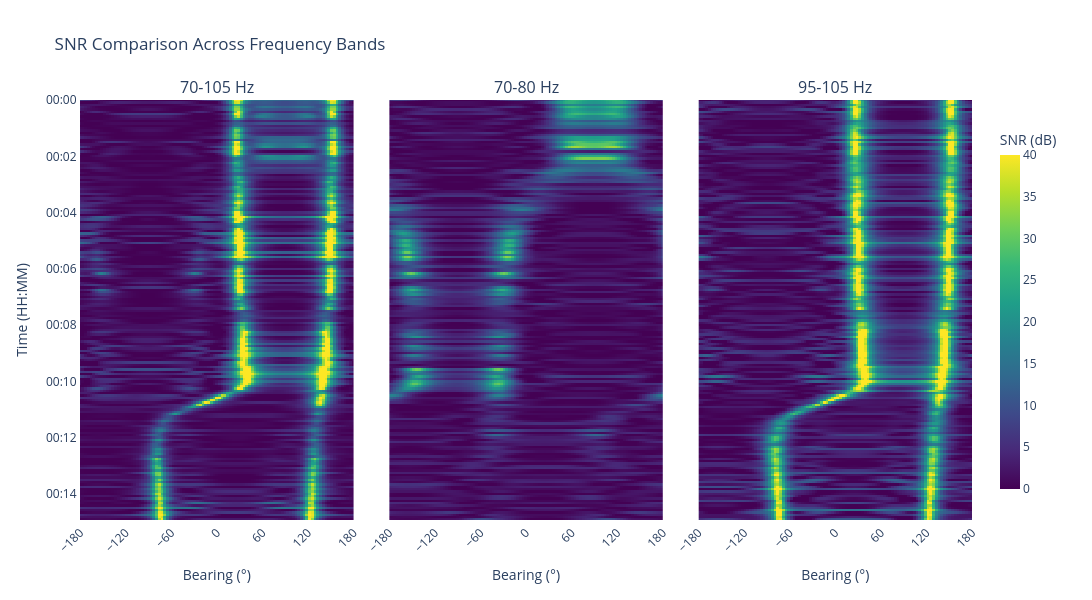

Notebook source saved alongside this figure:
### Markdown cell above
## Cross-Band Comparison

This comparison puts all beamformer outputs on the same color scale so band-to-band differences in concentration, smear, and target contrast are easier to judge directly.

### Code cell
fig_compare = make_subplots(
    rows=1,
    cols=len(freq_bands),
    shared_yaxes=True,
    horizontal_spacing=0.04,
    subplot_titles=[config["label"] for config in freq_bands],
)

for i, snr_map in enumerate(snr_maps, start=1):
    map_rows = min(len(timesteps), snr_map.shape[0])
    timesteps_map = np.array(timesteps[:map_rows])
    snr_map_plot = snr_map[:map_rows]
    plot_btr(
        data=snr_map_plot,
        timesteps=timesteps_map,
        steering_azimuths=np.rad2deg(steering_azimuths_rad),
        fig=fig_compare,
        row=1,
        col=i,
    )
    if i > 1:
        fig_compare.update_yaxes(title_text="", row=1, col=i)

vmin = 0.0
vmax = 40.0
heatmap_count = 0
for trace in fig_compare.data:
    if trace.type == "heatmap":
        trace.zmin = vmin
        trace.zmax = vmax
        trace.showscale = heatmap_count == 0
        if heatmap_count == 0:
            trace.colorbar = dict(
                title="SNR (dB)",
                x=1.02,
                xanchor="left",
                y=0.5,
                len=0.9,
                thickness=20,
            )
        heatmap_count += 1

fig_compare.update_layout(
    width=1400,
    height=600,
    margin=dict(r=120),
    title="SNR Comparison Across Frequency Bands",
    showlegend=False,
)
fig_compare.update_yaxes(title_text="Time (HH:MM)", row=1, col=1)
fig_compare.show()

### Figure 1 — Plotly figure (JSON) as saved in the notebook; plotly's stock layout.template omitted (floating-point values rounded to 4 significant figures; data arrays with more than 128 entries replaced by an {"elided": "..."} marker saying what was removed)
{"data": [{"colorbar": {"len": 0.9, "thickness": 20, "title": {"text": "SNR (dB)"}, "x": 1.02, "xanchor": "left", "y": 0.5}, "colorscale": [[0, "#440154"], [0.1111, "#482878"], [0.2222, "#3e4989"], [0.3333, "#31688e"], [0.4444, "#26828e"], [0.5556, "#1f9e89"], [0.6667, "#35b779"], [0.7778, "#6ece58"], [0.8889, "#b5de2b"], [1, "#fde725"]], "showscale": true, "type": "heatmap", "x": [-180.0, -176.4, -172.8, -169.2, -165.6, -162.0, -158.4, -154.8, -151.2, -147.6, -144.0, -140.4, -136.8, -133.2, -129.6, -126.0, -122.4, -118.8, -115.2, -111.6, -108.0, -104.4, -100.8, -97.2, -93.6, -90.0, -86.4, -82.8, -79.2, -75.6, -72.0, -68.4, -64.8, -61.2, -57.6, -54.0, -50.4, -46.8, -43.2, -39.6, -36.0, -32.4, -28.8, -25.2, -21.6, -18.0, -14.4, -10.8, -7.2, -3.6, 2.544e-14, 3.6, 7.2, 10.8, 14.4, 18.0, 21.6, 25.2, 28.8, 32.4, 36.0, 39.6, 43.2, 46.8, 50.4, 54.0, 57.6, 61.2, 64.8, 68.4, 72.0, 75.6, 79.2, 82.8, 86.4, 90.0, 93.6, 97.2, 100.8, 104.4, 108.0, 111.6, 115.2, 118.8, 122.4, 126.0, 129.6, 133.2, 136.8, 140.4, 144.0, 147.6, 151.2, 154.8, 158.4, 162.0, 165.6, 169.2, 172.8, 176.4, 180.0], "xaxis": "x", "y": {"elided": "180 str values"}, "yaxis": "y", "z": {"elided": "180x101 float values"}, "zmax": 40, "zmin": 0}, {"colorbar": {"len": 1, "thickness": 24, "title": {"text": "SNR (dB)"}, "x": 1.02, "xanchor": "left", "xpad": 0}, "colorscale": [[0, "#440154"], [0.1111, "#482878"], [0.2222, "#3e4989"], [0.3333, "#31688e"], [0.4444, "#26828e"], [0.5556, "#1f9e89"], [0.6667, "#35b779"], [0.7778, "#6ece58"], [0.8889, "#b5de2b"], [1, "#fde725"]], "showscale": false, "type": "heatmap", "x": [-180.0, -176.4, -172.8, -169.2, -165.6, -162.0, -158.4, -154.8, -151.2, -147.6, -144.0, -140.4, -136.8, -133.2, -129.6, -126.0, -122.4, -118.8, -115.2, -111.6, -108.0, -104.4, -100.8, -97.2, -93.6, -90.0, -86.4, -82.8, -79.2, -75.6, -72.0, -68.4, -64.8, -61.2, -57.6, -54.0, -50.4, -46.8, -43.2, -39.6, -36.0, -32.4, -28.8, -25.2, -21.6, -18.0, -14.4, -10.8, -7.2, -3.6, 2.544e-14, 3.6, 7.2, 10.8, 14.4, 18.0, 21.6, 25.2, 28.8, 32.4, 36.0, 39.6, 43.2, 46.8, 50.4, 54.0, 57.6, 61.2, 64.8, 68.4, 72.0, 75.6, 79.2, 82.8, 86.4, 90.0, 93.6, 97.2, 100.8, 104.4, 108.0, 111.6, 115.2, 118.8, 122.4, 126.0, 129.6, 133.2, 136.8, 140.4, 144.0, 147.6, 151.2, 154.8, 158.4, 162.0, 165.6, 169.2, 172.8, 176.4, 180.0], "xaxis": "x2", "y": {"elided": "180 str values"}, "yaxis": "y2", "z": {"elided": "180x101 float values"}, "zmax": 40, "zmin": 0}, {"colorbar": {"len": 1, "thickness": 24, "title": {"text": "SNR (dB)"}, "x": 1.02, "xanchor": "left", "xpad": 0}, "colorscale": [[0, "#440154"], [0.1111, "#482878"], [0.2222, "#3e4989"], [0.3333, "#31688e"], [0.4444, "#26828e"], [0.5556, "#1f9e89"], [0.6667, "#35b779"], [0.7778, "#6ece58"], [0.8889, "#b5de2b"], [1, "#fde725"]], "showscale": false, "type": "heatmap", "x": [-180.0, -176.4, -172.8, -169.2, -165.6, -162.0, -158.4, -154.8, -151.2, -147.6, -144.0, -140.4, -136.8, -133.2, -129.6, -126.0, -122.4, -118.8, -115.2, -111.6, -108.0, -104.4, -100.8, -97.2, -93.6, -90.0, -86.4, -82.8, -79.2, -75.6, -72.0, -68.4, -64.8, -61.2, -57.6, -54.0, -50.4, -46.8, -43.2, -39.6, -36.0, -32.4, -28.8, -25.2, -21.6, -18.0, -14.4, -10.8, -7.2, -3.6, 2.544e-14, 3.6, 7.2, 10.8, 14.4, 18.0, 21.6, 25.2, 28.8, 32.4, 36.0, 39.6, 43.2, 46.8, 50.4, 54.0, 57.6, 61.2, 64.8, 68.4, 72.0, 75.6, 79.2, 82.8, 86.4, 90.0, 93.6, 97.2, 100.8, 104.4, 108.0, 111.6, 115.2, 118.8, 122.4, 126.0, 129.6, 133.2, 136.8, 140.4, 144.0, 147.6, 151.2, 154.8, 158.4, 162.0, 165.6, 169.2, 172.8, 176.4, 180.0], "xaxis": "x3", "y": {"elided": "180 str values"}, "yaxis": "y3", "z": {"elided": "180x101 float values"}, "zmax": 40, "zmin": 0}], "layout": {"annotations": [{"font": {"size": 16}, "showarrow": false, "text": "70-105 Hz", "x": 0.1533, "xanchor": "center", "xref": "paper", "y": 1, "yanchor": "bottom", "yref": "paper"}, {"font": {"size": 16}, "showarrow": false, "text": "70-80 Hz", "x": 0.5, "xanchor": "center", "xref": "paper", "y": 1, "yanchor": "bottom", "yref": "paper"}, {"font": {"size": 16}, "showarrow": false, "text": "95-105 Hz", "x": 0.8467, "xanchor": "center", "xref": "paper", "y": 1, "yanchor": "bottom", "yref": "paper"}], "height": 600, "margin": {"r": 120}, "showlegend": false, "title": {"text": "SNR Comparison Across Frequency Bands"}, "width": 1400, "xaxis": {"anchor": "y", "domain": [0, 0.3067], "dtick": 60, "range": [-180, 180], "showline": true, "tick0": -180, "tickangle": -45, "tickmode": "linear", "title": {"text": "Bearing (°)"}}, "xaxis2": {"anchor": "y2", "domain": [0.3467, 0.6533], "dtick": 60, "range": [-180, 180], "showline": true, "tick0": -180, "tickangle": -45, "tickmode": "linear", "title": {"text": "Bearing (°)"}}, "xaxis3": {"anchor": "y3", "domain": [0.6933, 1], "dtick": 60, "range": [-180, 180], "showline": true, "tick0": -180, "tickangle": -45, "tickmode": "linear", "title": {"text": "Bearing (°)"}}, "yaxis": {"anchor": "x", "autorange": false, "domain": [0, 1], "range": ["2026-03-02T00:14:55", "2026-03-02T00:00:00"], "showline": true, "tickformat": "%H:%M", "title": {"text": "Time (HH:MM)"}}, "yaxis2": {"anchor": "x2", "autorange": false, "domain": [0, 1], "matches": "y", "range": ["2026-03-02T00:14:55", "2026-03-02T00:00:00"], "showline": true, "showticklabels": false, "tickformat": "%H:%M", "title": {"text": ""}}, "yaxis3": {"anchor": "x3", "autorange": false, "domain": [0, 1], "matches": "y", "range": ["2026-03-02T00:14:55", "2026-03-02T00:00:00"], "showline": true, "showticklabels": false, "tickformat": "%H:%M", "title": {"text": ""}}}}
